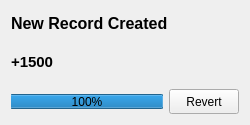
<?xml version="1.0" encoding="UTF-8"?>
<ui version="4.0">
 <class>RevertRecordWidget</class>
 <widget class="QWidget" name="RevertRecordWidget">
  <property name="geometry">
   <rect>
    <x>0</x>
    <y>0</y>
    <width>250</width>
    <height>125</height>
   </rect>
  </property>
  <property name="sizePolicy">
   <sizepolicy hsizetype="Fixed" vsizetype="Fixed">
    <horstretch>0</horstretch>
    <verstretch>0</verstretch>
   </sizepolicy>
  </property>
  <property name="windowOpacity">
   <double>0.100000000000000</double>
  </property>
  <property name="type" stdset="0">
   <string>notification</string>
  </property>
  <layout class="QGridLayout" name="gridLayout">
   <property name="verticalSpacing">
    <number>15</number>
   </property>
   <item row="1" column="0" colspan="2">
    <widget class="QLabel" name="m_value_lbl">
     <property name="font">
      <font>
       <pointsize>11</pointsize>
       <weight>75</weight>
       <bold>true</bold>
      </font>
     </property>
     <property name="text">
      <string>+1500</string>
     </property>
     <property name="isNegative" stdset="0">
      <bool>false</bool>
     </property>
    </widget>
   </item>
   <item row="0" column="0" colspan="2">
    <widget class="QLabel" name="label">
     <property name="font">
      <font>
       <pointsize>12</pointsize>
       <weight>75</weight>
       <bold>true</bold>
      </font>
     </property>
     <property name="text">
      <string>New Record Created</string>
     </property>
    </widget>
   </item>
   <item row="2" column="1">
    <widget class="QPushButton" name="m_revent_btn">
     <property name="sizePolicy">
      <sizepolicy hsizetype="Fixed" vsizetype="Fixed">
       <horstretch>0</horstretch>
       <verstretch>0</verstretch>
      </sizepolicy>
     </property>
     <property name="minimumSize">
      <size>
       <width>70</width>
       <height>25</height>
      </size>
     </property>
     <property name="maximumSize">
      <size>
       <width>70</width>
       <height>25</height>
      </size>
     </property>
     <property name="text">
      <string>Revert</string>
     </property>
     <property name="flat">
      <bool>false</bool>
     </property>
    </widget>
   </item>
   <item row="2" column="0">
    <widget class="QProgressBar" name="m_progressBar">
     <property name="maximumSize">
      <size>
       <width>16777215</width>
       <height>15</height>
      </size>
     </property>
     <property name="maximum">
      <number>100</number>
     </property>
     <property name="value">
      <number>100</number>
     </property>
     <property name="alignment">
      <set>Qt::AlignCenter</set>
     </property>
     <property name="textVisible">
      <bool>true</bool>
     </property>
     <property name="invertedAppearance">
      <bool>true</bool>
     </property>
     <property name="format">
      <string>%p%</string>
     </property>
    </widget>
   </item>
  </layout>
 </widget>
 <resources/>
 <connections/>
</ui>
